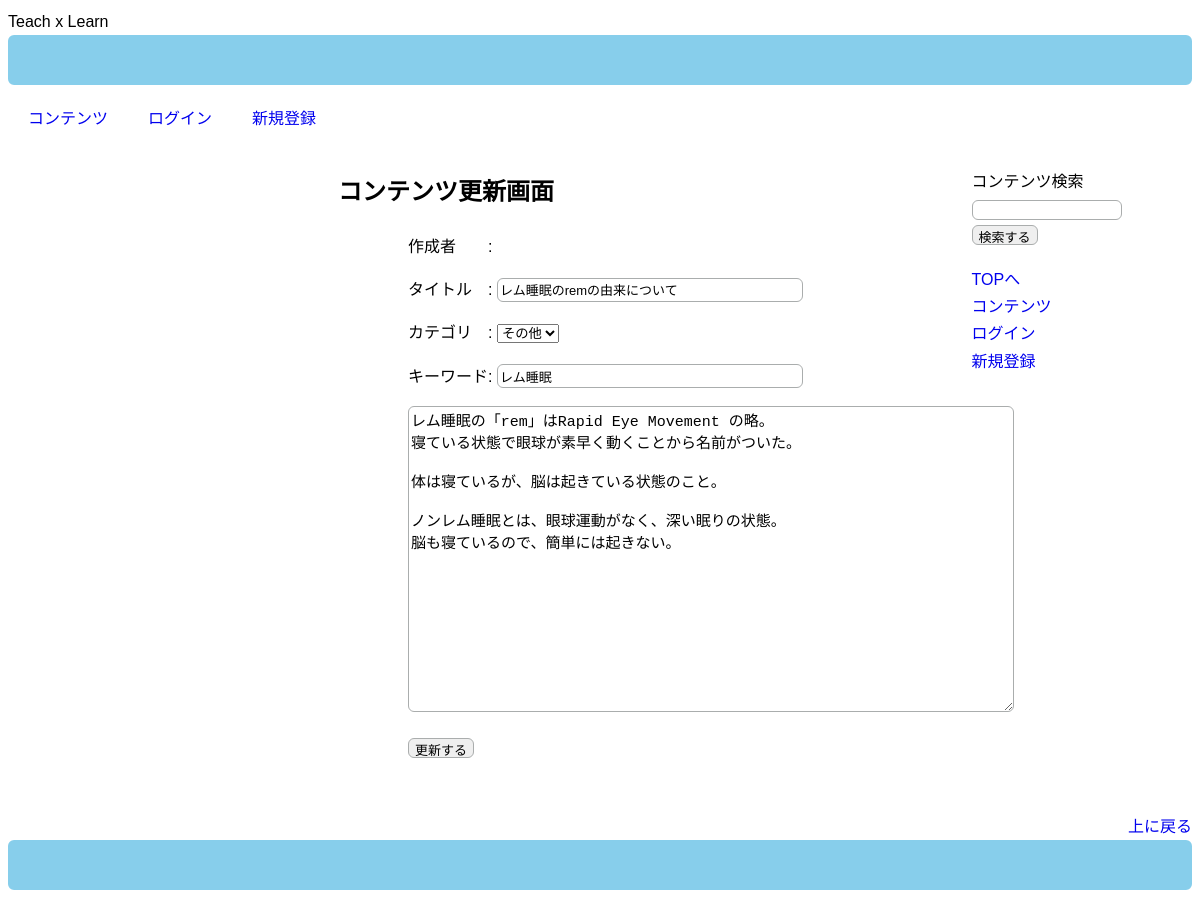
/update/10/, run on the app's committed database.
### ttolapp/models.py (models this page shows, shortened)
class TeachModel(models.Model):
    CATEGORY = (
        ('japanese','国語'), ('english', '英語'), ('society','社会'),
        ('math','数学'), ('physics','物理'), ('chemistry', '化学'),
        ('biology', '生物'), ('trivia','雑学'), ('howtostudy','勉強法'),
        ('etc.', 'その他')
        )
    title = models.CharField(
        verbose_name='タイトル', max_length=100
        )
    category = models.CharField(
        verbose_name='カテゴリ',
        max_length=30,
        choices=CATEGORY
    )
    searchword = models.CharField(
        verbose_name='キーワード',
        max_length=50,
        null=True,
        blank=True
    )
    teacher = models.ForeignKey(
        CustomUser, verbose_name='作成者',
        on_delete = models.CASCADE
    )
    content = models.TextField(verbose_name='コンテンツ')

### ttolapp/views.py (the view)
# urls.py: path('update/<int:pk>/', UpdateTeachView.as_view(), name = 'update'),
class UpdateTeachView(UpdateView):
    template_name = 'update.html'
    model = TeachModel
    fields = (
        'title', 'category', 'searchword', 'teacher', 'content'
        )
    success_url = reverse_lazy('ttolapp:user_contents')

### templates/update.html (shortened to what this page needs)
{% extends 'base.html' %}
{% block content %}
    <h1>コンテンツ更新画面</h1>
    <div class="create-content">
        <form method="POST">{% csrf_token %}
                <p>作成者　　: {{user.username}}</p>
                <p>タイトル　: {{form.title}}</p>
                <p>カテゴリ　: {{form.category}}</p>
                <p>キーワード: {{form.searchword}}</p>
                <p>{{form.content}}</p>
                <input type="submit" value="更新する">
        </form>
    </div>
{% endblock content %}

### static/style.css (style rules this page uses)
html { font-size: 100%; }
body { font-family: "Yu Gotic Medium", "游ゴシック Medium", YuGothic, "游ゴシック体", "ヒラギノ角ゴ Pro W3", sans-serif; line-height: 1.7; color: black; }
h1 { text-align: center; }
input { border: thin solid #AAADAD; border-radius: 6px; font-size: 13px; height: 20px; }
input[type=text] { width: 300px; }
textarea { width: 600px; height: 300px; border: thin solid #AAADAD; border-radius: 6px; font-size: 15px; white-space: pre-wrap; }
.create-content { margin-left: 400px; }

### data on the page
TeachModel: title "レム睡眠のremの由来について", category "その他", searchword "レム睡眠", content "レム睡眠の「rem」はRapid Eye Movement の略。 寝ている状態で眼球が素早く動くことから名前がついた。 体は寝ているが、脳は起きている状態のこと。 ノンレム睡眠とは、眼球運動がなく、深い眠りの状態。 脳も寝ているので、簡単には起きない。"
